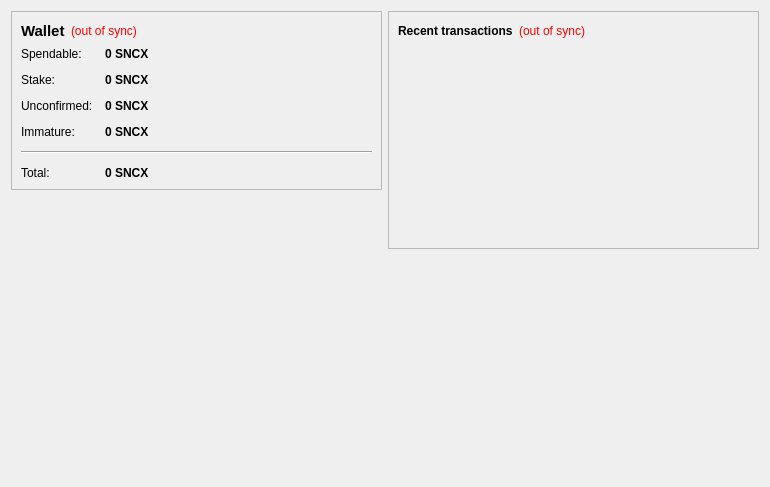
<?xml version="1.0" encoding="UTF-8"?>
<ui version="4.0">
 <class>OverviewPage</class>
 <widget class="QWidget" name="OverviewPage">
  <property name="geometry">
   <rect>
    <x>0</x>
    <y>0</y>
    <width>770</width>
    <height>487</height>
   </rect>
  </property>
  <property name="windowTitle">
   <string>Form</string>
  </property>
  <layout class="QHBoxLayout" name="horizontalLayout" stretch="1,1">
   <item>
    <layout class="QVBoxLayout" name="verticalLayout_2">
     <item>
      <widget class="QFrame" name="frame">
       <property name="frameShape">
        <enum>QFrame::StyledPanel</enum>
       </property>
       <property name="frameShadow">
        <enum>QFrame::Raised</enum>
       </property>
       <layout class="QVBoxLayout" name="verticalLayout_4">
        <item>
         <layout class="QHBoxLayout" name="horizontalLayout_4">
          <item>
           <widget class="QLabel" name="label_5">
            <property name="font">
             <font>
              <pointsize>11</pointsize>
              <weight>75</weight>
              <bold>true</bold>
             </font>
            </property>
            <property name="text">
             <string>Wallet</string>
            </property>
           </widget>
          </item>
          <item>
           <widget class="QLabel" name="labelWalletStatus">
            <property name="toolTip">
             <string>The displayed information may be out of date. Your wallet automatically synchronizes with the SnakeXcoin network after a connection is established, but this process has not completed yet.</string>
            </property>
            <property name="styleSheet">
             <string notr="true">QLabel { color: red; }</string>
            </property>
            <property name="text">
             <string notr="true">(out of sync)</string>
            </property>
            <property name="alignment">
             <set>Qt::AlignLeading|Qt::AlignLeft|Qt::AlignVCenter</set>
            </property>
           </widget>
          </item>
          <item>
           <spacer name="horizontalSpacer_2">
            <property name="orientation">
             <enum>Qt::Horizontal</enum>
            </property>
            <property name="sizeHint" stdset="0">
             <size>
              <width>40</width>
              <height>20</height>
             </size>
            </property>
           </spacer>
          </item>
         </layout>
        </item>
        <item>
         <layout class="QFormLayout" name="formLayout_2">
          <property name="fieldGrowthPolicy">
           <enum>QFormLayout::AllNonFixedFieldsGrow</enum>
          </property>
          <property name="horizontalSpacing">
           <number>12</number>
          </property>
          <property name="verticalSpacing">
           <number>12</number>
          </property>
          <item row="0" column="0">
           <widget class="QLabel" name="label">
            <property name="text">
             <string>Spendable:</string>
            </property>
           </widget>
          </item>
          <item row="0" column="1">
           <widget class="QLabel" name="labelBalance">
            <property name="font">
             <font>
              <weight>75</weight>
              <bold>true</bold>
             </font>
            </property>
            <property name="cursor">
             <cursorShape>IBeamCursor</cursorShape>
            </property>
            <property name="toolTip">
             <string>Your current spendable balance</string>
            </property>
            <property name="text">
             <string notr="true">0 SNCX</string>
            </property>
            <property name="textInteractionFlags">
             <set>Qt::LinksAccessibleByMouse|Qt::TextSelectableByKeyboard|Qt::TextSelectableByMouse</set>
            </property>
           </widget>
          </item>
          <item row="1" column="0">
           <widget class="QLabel" name="label_6">
            <property name="text">
             <string>Stake:</string>
            </property>
           </widget>
          </item>
          <item row="1" column="1">
           <widget class="QLabel" name="labelStake">
            <property name="font">
             <font>
              <weight>75</weight>
              <bold>true</bold>
             </font>
            </property>
            <property name="cursor">
             <cursorShape>IBeamCursor</cursorShape>
            </property>
            <property name="toolTip">
             <string>Total of coins that was staked, and do not yet count toward the current balance</string>
            </property>
            <property name="text">
             <string notr="true">0 SNCX</string>
            </property>
            <property name="textInteractionFlags">
             <set>Qt::LinksAccessibleByMouse|Qt::TextSelectableByKeyboard|Qt::TextSelectableByMouse</set>
            </property>
           </widget>
          </item>
          <item row="2" column="0">
           <widget class="QLabel" name="label_3">
            <property name="text">
             <string>Unconfirmed:</string>
            </property>
           </widget>
          </item>
          <item row="2" column="1">
           <widget class="QLabel" name="labelUnconfirmed">
            <property name="font">
             <font>
              <weight>75</weight>
              <bold>true</bold>
             </font>
            </property>
            <property name="cursor">
             <cursorShape>IBeamCursor</cursorShape>
            </property>
            <property name="toolTip">
             <string>Total of transactions that have yet to be confirmed, and do not yet count toward the current balance</string>
            </property>
            <property name="text">
             <string notr="true">0 SNCX</string>
            </property>
            <property name="textInteractionFlags">
             <set>Qt::LinksAccessibleByMouse|Qt::TextSelectableByKeyboard|Qt::TextSelectableByMouse</set>
            </property>
           </widget>
          </item>
          <item row="3" column="0">
           <widget class="QLabel" name="labelImmatureText">
            <property name="text">
             <string>Immature:</string>
            </property>
           </widget>
          </item>
          <item row="3" column="1">
           <widget class="QLabel" name="labelImmature">
            <property name="font">
             <font>
              <weight>75</weight>
              <bold>true</bold>
             </font>
            </property>
            <property name="toolTip">
             <string>Mined balance that has not yet matured</string>
            </property>
            <property name="text">
             <string notr="true">0 SNCX</string>
            </property>
            <property name="textInteractionFlags">
             <set>Qt::LinksAccessibleByMouse|Qt::TextSelectableByKeyboard|Qt::TextSelectableByMouse</set>
            </property>
           </widget>
          </item>
          <item row="4" column="0" colspan="2">
           <widget class="Line" name="line">
            <property name="orientation">
             <enum>Qt::Horizontal</enum>
            </property>
           </widget>
          </item>
          <item row="5" column="0">
           <widget class="QLabel" name="labelTotalText">
            <property name="text">
             <string>Total:</string>
            </property>
           </widget>
          </item>
          <item row="5" column="1">
           <widget class="QLabel" name="labelTotal">
            <property name="font">
             <font>
              <weight>75</weight>
              <bold>true</bold>
             </font>
            </property>
            <property name="cursor">
             <cursorShape>IBeamCursor</cursorShape>
            </property>
            <property name="toolTip">
             <string>Your current total balance</string>
            </property>
            <property name="text">
             <string notr="true">0 SNCX</string>
            </property>
            <property name="textInteractionFlags">
             <set>Qt::LinksAccessibleByMouse|Qt::TextSelectableByKeyboard|Qt::TextSelectableByMouse</set>
            </property>
           </widget>
          </item>
         </layout>
        </item>
       </layout>
      </widget>
     </item>
     <item>
      <spacer name="verticalSpacer">
       <property name="orientation">
        <enum>Qt::Vertical</enum>
       </property>
       <property name="sizeHint" stdset="0">
        <size>
         <width>20</width>
         <height>40</height>
        </size>
       </property>
      </spacer>
     </item>
     <item>
      <widget class="QLabel" name="label_2">
       <property name="autoFillBackground">
        <bool>true</bool>
       </property>
       <property name="text">
        <string/>
       </property>
       <property name="pixmap">
        <pixmap resource="../bitcoin.qrc">:/icons/drmbg</pixmap>
       </property>
       <property name="scaledContents">
        <bool>false</bool>
       </property>
       <property name="margin">
        <number>0</number>
       </property>
      </widget>
     </item>
    </layout>
   </item>
   <item>
    <layout class="QVBoxLayout" name="verticalLayout_3">
     <item>
      <widget class="QFrame" name="frame_2">
       <property name="frameShape">
        <enum>QFrame::StyledPanel</enum>
       </property>
       <property name="frameShadow">
        <enum>QFrame::Raised</enum>
       </property>
       <layout class="QVBoxLayout" name="verticalLayout">
        <item>
         <layout class="QHBoxLayout" name="horizontalLayout_2">
          <item>
           <widget class="QLabel" name="label_4">
            <property name="text">
             <string>&lt;b&gt;Recent transactions&lt;/b&gt;</string>
            </property>
           </widget>
          </item>
          <item>
           <widget class="QLabel" name="labelTransactionsStatus">
            <property name="toolTip">
             <string>The displayed information may be out of date. Your wallet automatically synchronizes with the SnakeXcoin network after a connection is established, but this process has not completed yet.</string>
            </property>
            <property name="styleSheet">
             <string notr="true">QLabel { color: red; }</string>
            </property>
            <property name="text">
             <string notr="true">(out of sync)</string>
            </property>
            <property name="alignment">
             <set>Qt::AlignRight|Qt::AlignTrailing|Qt::AlignVCenter</set>
            </property>
           </widget>
          </item>
          <item>
           <spacer name="horizontalSpacer">
            <property name="orientation">
             <enum>Qt::Horizontal</enum>
            </property>
            <property name="sizeHint" stdset="0">
             <size>
              <width>40</width>
              <height>20</height>
             </size>
            </property>
           </spacer>
          </item>
         </layout>
        </item>
        <item>
         <widget class="QListView" name="listTransactions">
          <property name="styleSheet">
           <string notr="true">QListView { background: transparent; }</string>
          </property>
          <property name="frameShape">
           <enum>QFrame::NoFrame</enum>
          </property>
          <property name="verticalScrollBarPolicy">
           <enum>Qt::ScrollBarAlwaysOff</enum>
          </property>
          <property name="horizontalScrollBarPolicy">
           <enum>Qt::ScrollBarAlwaysOff</enum>
          </property>
          <property name="selectionMode">
           <enum>QAbstractItemView::NoSelection</enum>
          </property>
         </widget>
        </item>
       </layout>
      </widget>
     </item>
     <item>
      <spacer name="verticalSpacer_2">
       <property name="orientation">
        <enum>Qt::Vertical</enum>
       </property>
       <property name="sizeHint" stdset="0">
        <size>
         <width>20</width>
         <height>40</height>
        </size>
       </property>
      </spacer>
     </item>
    </layout>
   </item>
  </layout>
 </widget>
 <resources/>
 <connections/>
</ui>
